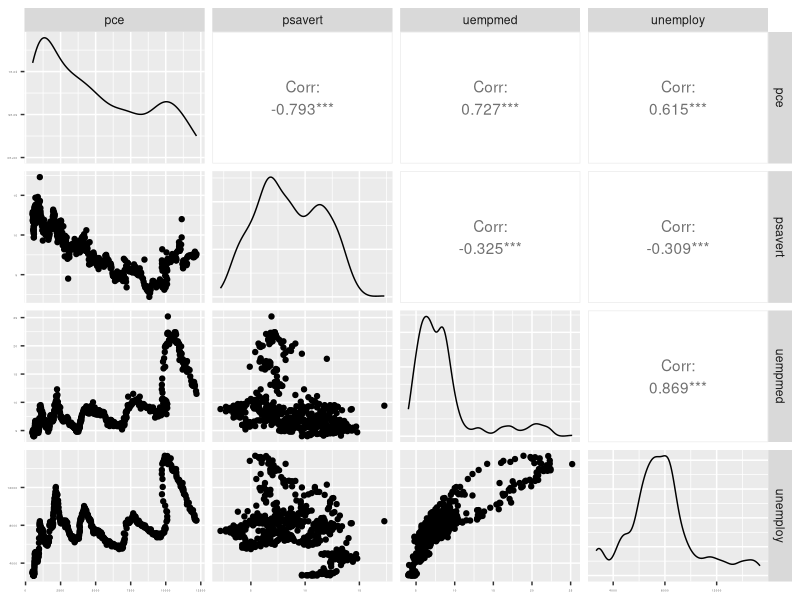
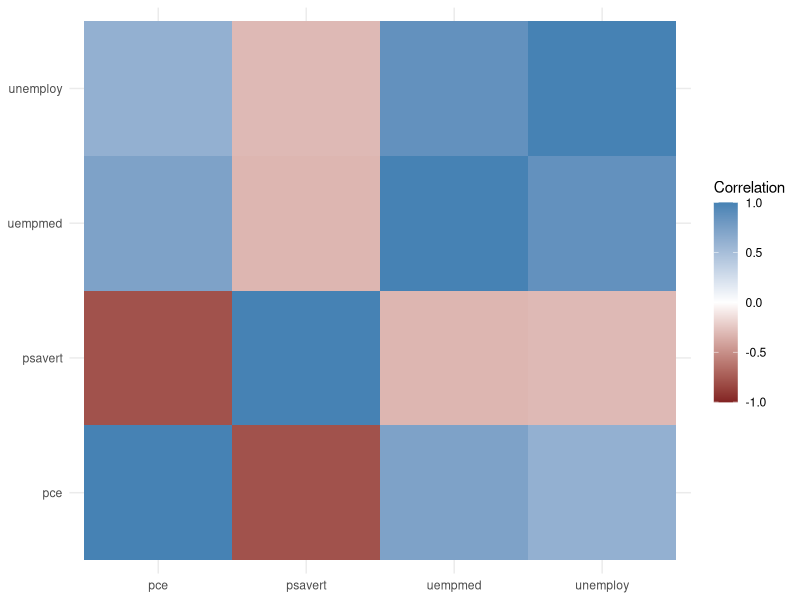

Reproduce these figures in R, in order.
### Chapter 8. 기초 통계학 ###

# 18.1 요약 통계

x <- sample(x = 1:100, size = 100, replace = T)

summary(x)

# 18.2 상관과 공분산

library(ggplot2)

head(economics)

cor(economics$pce, economics$psavert)

# 여러 변수간의 상관계수를 한꺼번에 계산

cor(economics[, c(2,4:6)])

# 상관계수에 대한 시각화 install.packages("GGally")

GGally::ggpairs(economics[,c(2,4:6)]) +
  ggplot2::theme(axis.text=ggplot2::element_text(size=2))

# 데이터를 녹이기 위해서 reshape2 패키지를 로딩

library(reshape2)

# ggplot을 만들 때 추가 기능을 위해 scales 패키지 로딩

library(scales)

# 상관 행렬 만들기

econCor <- cor(economics[,c(2,4:6)])

# 롱 폼으로 변환

econMelt <- melt(econCor, varnames = c('x','y'), value.name='Correlation')

# 상관 계수에 따라서 정렬

econMelt <- econMelt[order(econMelt$Correlation),]

# 데이터 확인

econMelt

# ggplot으로 플롯팅

ggplot(econMelt, aes(x=x, y=y)) +
  geom_tile(aes(fill=Correlation))+
  scale_fill_gradient2(low=muted("red"), mid = "white", high="steelblue",
                       guide = guide_colourbar(ticks=F, barheight=10),
                       limits = c(-1,1)) +
  theme_minimal() +
  labs(x=NULL, y=NULL)

# 18.3 t- 검정

data(tips, package = "reshape2")

head(tips)

unique(tips$sex)

unique(tips$day)

# 18.3.1 단일 표본 t 검정

t.test(tips$tip, alternative = "two.sided", mu=2.50)

t.test(tips$tip, alternative = "greater", mu=2.50)

# 18.3.2 이표본 t 검정 : 두 집단 간의 평균 차이

# 18.3.3 짝 t 검정 : 같은 집단에 대해 변화 전 후의 차이 비교

# clustering 이후 t-test 하는 것 : 군집 간 특정 변수의 평균을 비교하고 각 그룹의 평균이 차이가 있는지에 대해 알고 싶을 때 많이 사용한다.

# 18.4 ANOVA : 여러 그룹에 대한 차이 비교